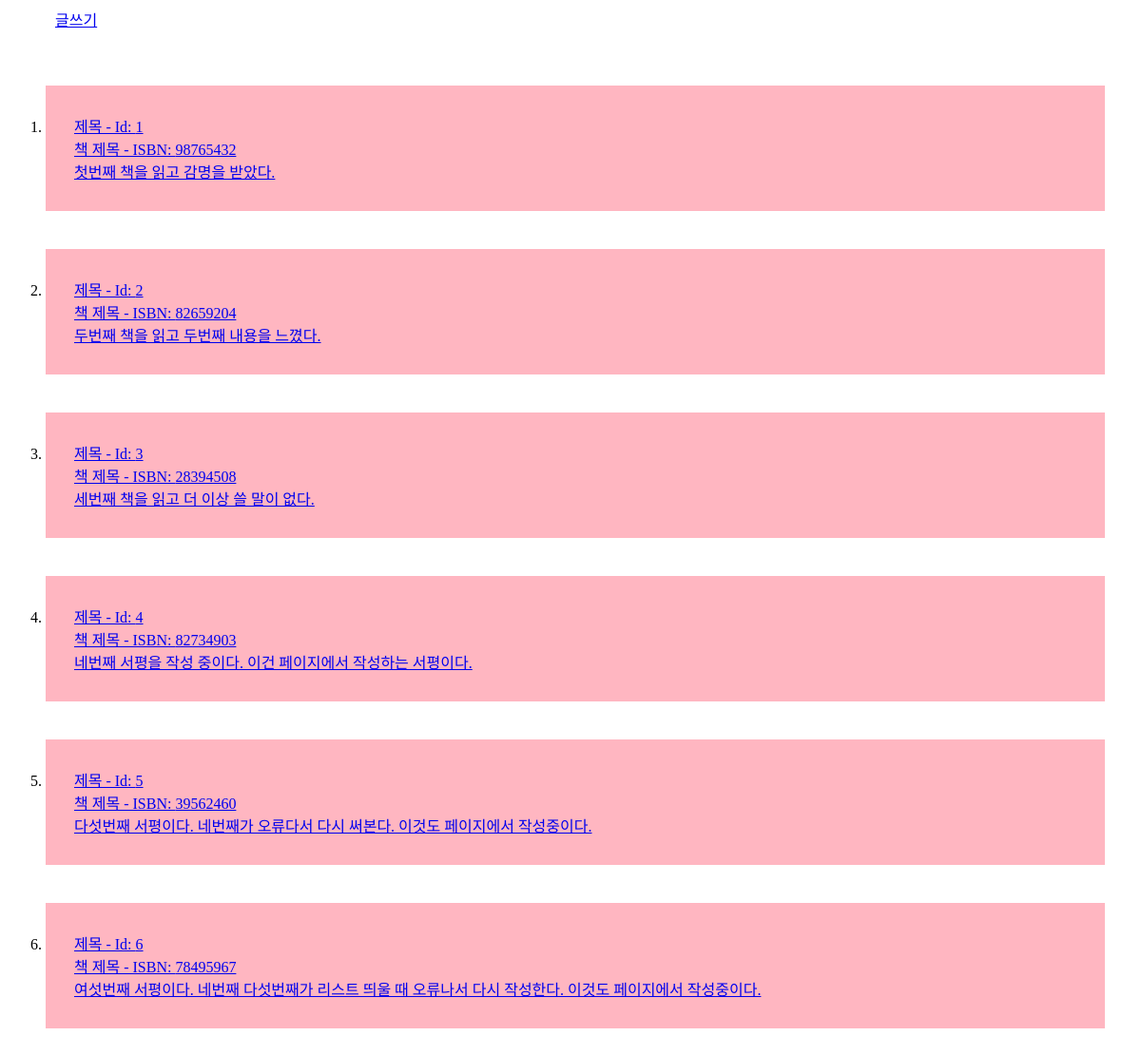
/review/, run on an earlier commit of the app's database.
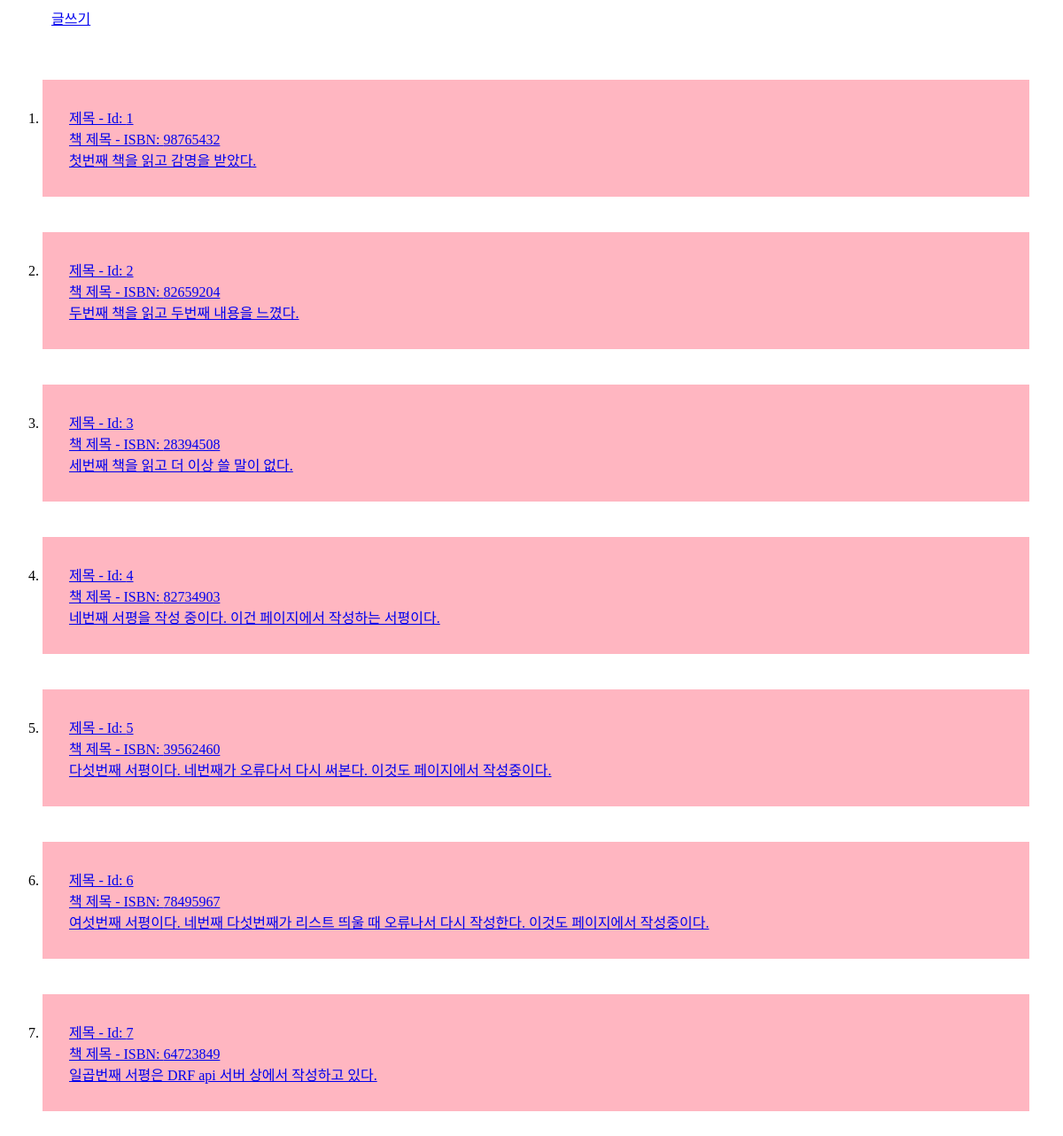
And on a later commit of the database.
### review/models.py (models this page shows, shortened)
class Review(models.Model):
    reviewId = models.IntegerField(primary_key=True)
    userId = models.ForeignKey(User, on_delete=models.CASCADE)
    bookId = models.CharField(max_length=30)
    reviewTxt = models.TextField()

### review/views.py (the view)
# urls.py: path('', views.list, name='list'),
def list(request):
    review_list = Review.objects.order_by('reviewId')
    context = {'review_list': review_list}
    return render(request, 'review/list.html', context)

### templates/review/list.html (shortened to what this page needs)
<!DOCTYPE html>
<html lang="ko">
<head>
</head>
<body>
    <a href="/review/write/" style="margin:50px">글쓰기</a>
    <br><br>
    {% if review_list %}
    <ol>
    {% for review in review_list %}
        <li><a href="/review/detail/{{ review.reviewId }}/">
            <div style="margin:40px 30px 40px 0px; padding:30px; background-color:#ffb6c1">
                제목 - Id: {{ review.reviewId }} <br>
                책 제목 - ISBN: {{ review.bookId }} <br>
                {{ review.reviewTxt }}
            </div>
        </a></li>
    {% endfor %}
    </ol>
    {% else %}
        <p>서평이 없습니다.</p>
    {% endif %}
</body>
</html>

What changed in the data, as far as the page shows it:
added Review: reviewId "7", bookId "64723849", reviewTxt "일곱번째 서평은 DRF api 서버 상에서 작성하고 있다."
